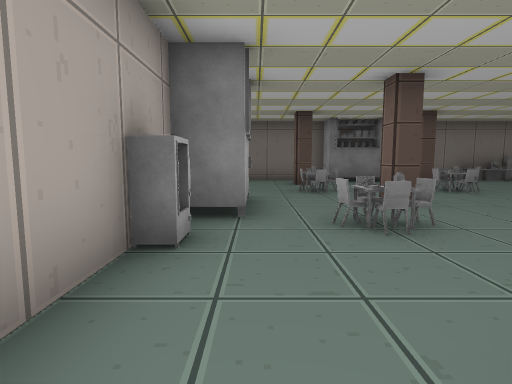
view 1 (above)

24 first-person views from a walk through a 3-D level made in the Unity game engine. The camera is 1.5 m above the floor, tilts 6° down and sees 80° across. The floor is counted in squares, 2 m on a side. Each view is taken from the middle of a square. On the plan, view 1 faces up. The plan holds only what a view shows up to about 10 squares ahead; the rest is blank. The player is left out. Some animated figures are not drawn. Door leaves are left out, so doorways stand open.

view 2
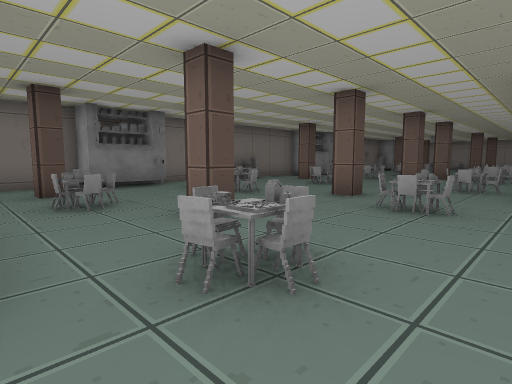

view 3
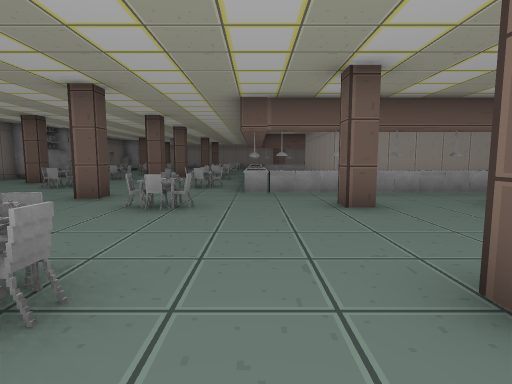

view 4
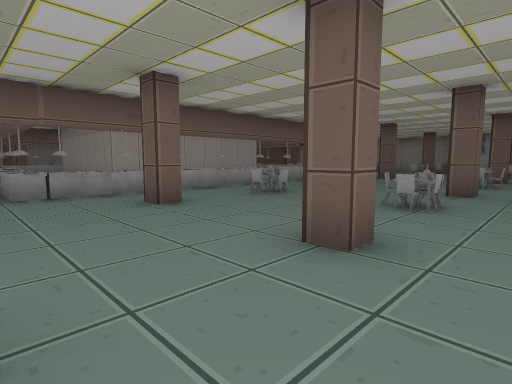

view 5
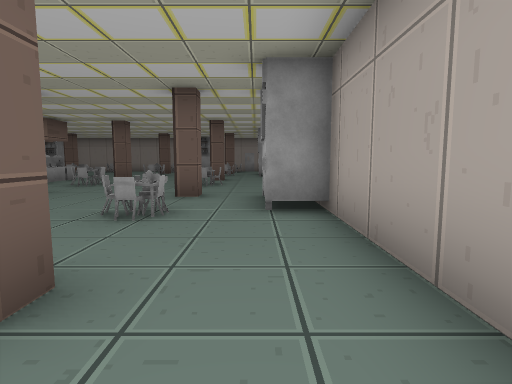

view 6
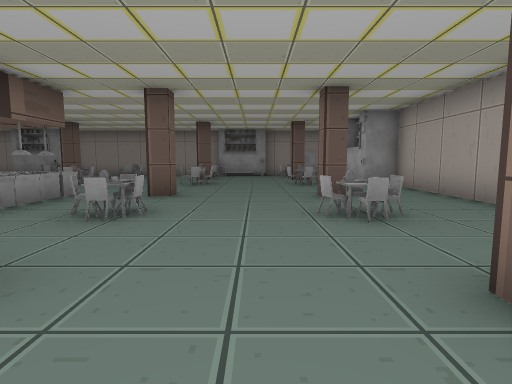

view 7
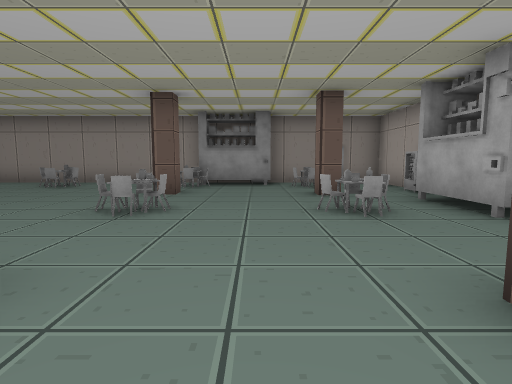

view 8
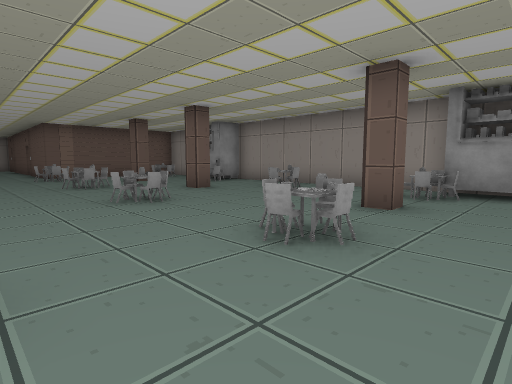

view 9
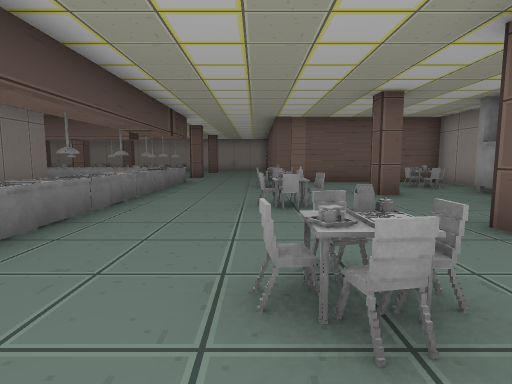

view 10
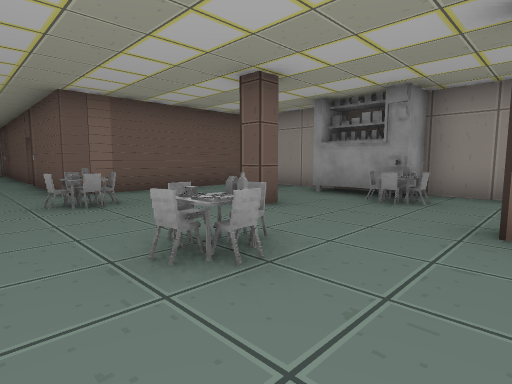

view 11
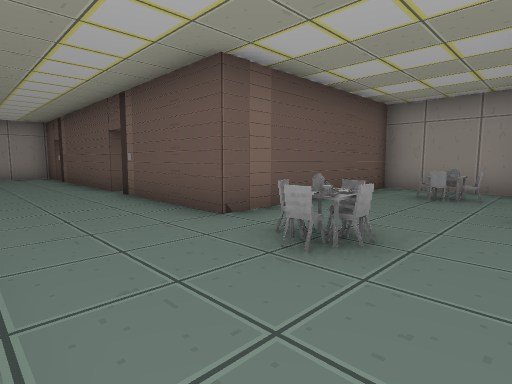

view 12
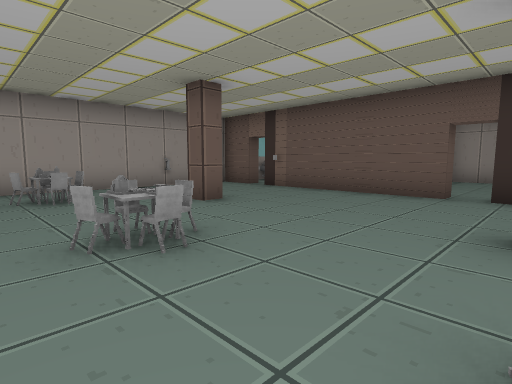

view 13
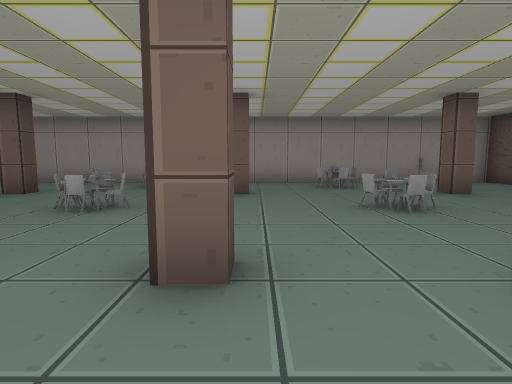

view 14
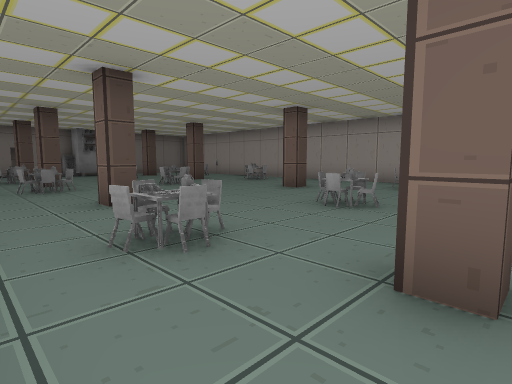

view 15
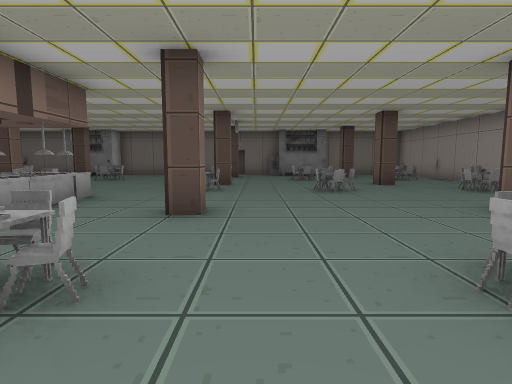

view 16
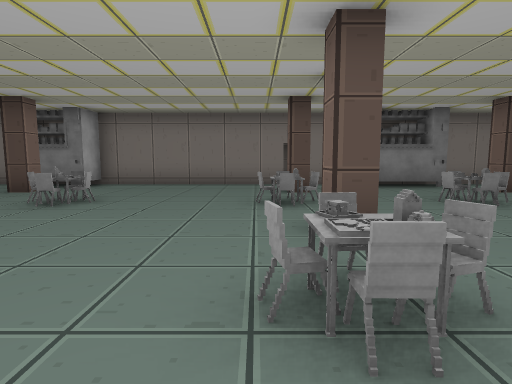

view 17
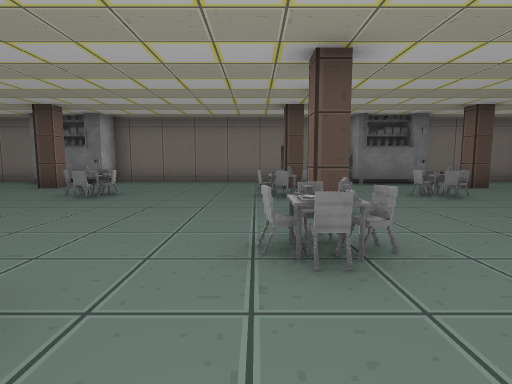

view 18
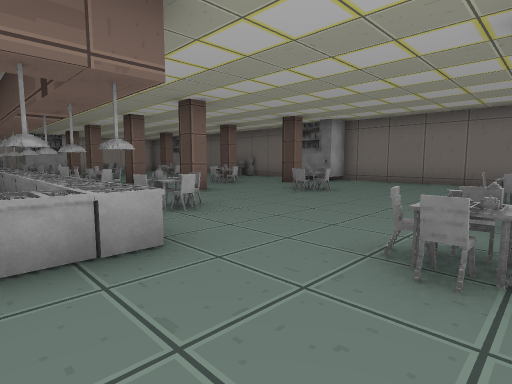

view 19
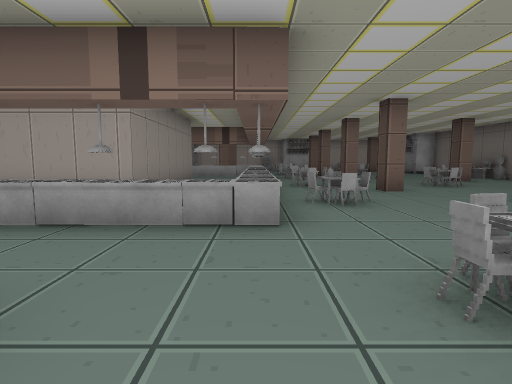

view 20
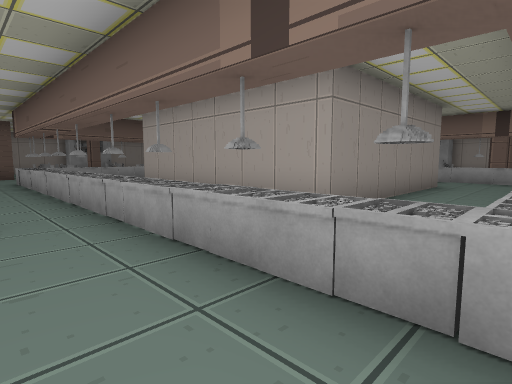

view 21
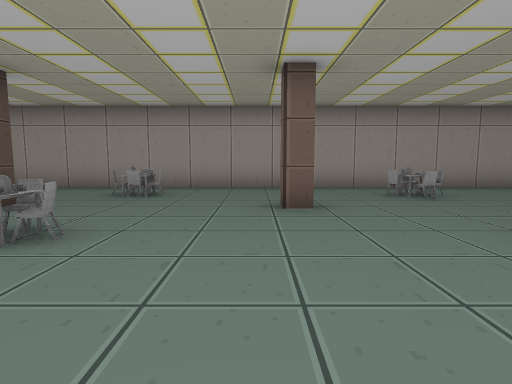

view 22
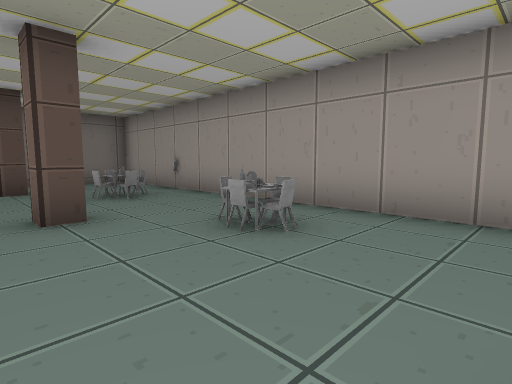

view 23
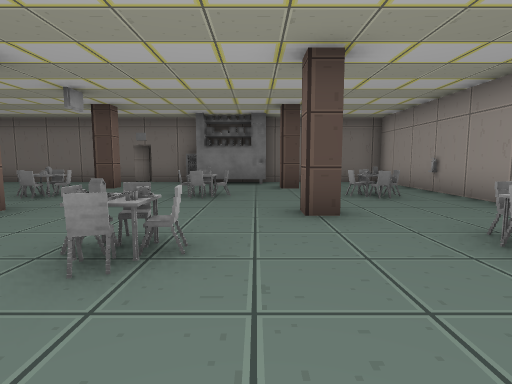

view 24
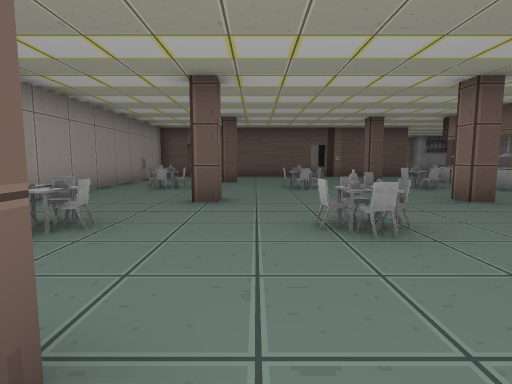

### Floor plan
Points are (right, up) in squares from view 1. A wall is a line through its corners. A room is listed if a view was taken in it or the views show most of it. See-through windows are left out.
Room 1 (views 1, 2, 3, 4, 5, 6, 7, 8, 9, 10, 11, 12, 13, 14, 15, 16, 17, 18, 19, 20, 21, 22, 23, 24)
walls: (19.8, -4.2) (20.2, -4.2) (20.2, -4.8) (19.8, -4.8) (19.8, -4.2); (20.2, 0.6) (20.2, 0.1) (19.8, 0.1) (19.8, 0.6); (9.5, -5.2) (9.5, -0.4) (15, -0.4) (15, -6.5) (13.5, -6.5); (13.7, 5.6) (13.7, 5.1) (13.2, 5.1); (24.7, -4.9) (24.7, -4.2) (25.2, -4.2); (25.2, 0.1) (24.7, 0.1) (24.7, 0.7) (25.1, 0.7); (10.4, 5.6) (10.4, 5.1) (9.9, 5.1) (9.9, 5.6); (4.8, 0) (4.8, 0.7) (5.2, 0.7); (25.2, 5.1) (24.7, 5.1) (24.7, 5.6); (24.7, -9.8) (24.7, -9.3) (25.2, -9.3); (13.7, 9.5) (13.7, 9) (13.2, 9); (6.4, 5.1) (5.9, 5.1) (5.9, 5.6); (21.5, -12.7) (25.4, -12.7); (9.9, 9) (9.9, 9.5); (13.5, -15.1) (13.5, -14.6) (14.1, -14.6); (4.8, -9.8) (4.8, -9.3) (5.2, -9.3); (19.9, 11.5) (14.5, 11.5); (25.2, 9) (24.7, 9) (24.7, 9.5); (21.1, 11.5) (20.6, 11.5); (9.9, -15.1) (9.9, -14.6) (10.4, -14.6); (28.2, -10.2) (28.2, 11.1); (2.9, 5.1) (2.3, 5.1) (2.3, 5.8); (1.2, 0.2) (1.2, 0.7) (1.8, 0.7); (1.2, -4.8) (1.2, -4.2) (1.8, -4.2); (27, -12.7) (28.1, -12.7); (5.2, 9) (4.8, 9); (1.7, -9) (1.7, -9.6); (14.6, -18.1) (17.3, -18.1) (17.3, -12.6) (20.9, -12.7); (1.1, -9.3) (1.8, -9.3); (10.6, -18.1) (11.5, -18.1); (4.8, -15.1) (4.8, -14.6) (5.2, -14.6); (-1.1, 2.5) (-1.1, -2.8); (27.9, 11.5) (24.9, 11.5); (-1.1, -8.1) (-1.1, -11.9); (1.7, -14.4) (1.7, -15); (2.5, 11.5) (0.8, 11.5); (1.1, -14.6) (1.8, -14.6); (4.9, -18.1) (9.1, -18.1); (-1.1, -16.3) (-1.1, -18)
ways out: open door at (20, 11); open door at (21, -12.5); open door at (26, -12)
objects: other object (-2, -4) to (0, -3); other object (-1, -13) to (0, -12); other object (-1, 3); other object (-1, 5) to (0, 6); other object (0, -17); other object (1, -17); other object (1, -16); chair (1, -13); other object (1, -12); chair (1, -8); table (1, -7); chair (1, -2); chair (1, 3) to (1, 4); chair (1, 7); chair (1, 8); other object (2, -16); chair (2, -13); table (2, -12); chair (2, -11); chair (2, -8); chair (2, -7); chair (2, -3); chair (2, -2); other object (2, -1); chair (2, 2); table (2, 3); chair (2, 4); chair (2, 6); table (2, 7); other object (3, -19) to (4, -17); other object (3, -18); other object (3, -2); other object (3, 11) to (5, 12); other object (4, -17); chair (4, -13); other object (4, -7); chair (4, -2); other object (5, -18); chair (5, -16); chair (5, -13); chair (5, -12); table (5, -11); chair (5, -8); other object (5, -6); other object (5, -3); other object (5, -2); other object (5, -1); table (5, 3); chair (5, 4); other object (5, 7); table (6, -17); table (6, -7); other object (6, -4); chair (6, -2); other object (7, -9) to (7, -8); other object (7, -3); other object (7, -2); other object (7, -1); other object (7, 0); other object (7, 1); other object (7, 2); other object (8, -18); other object (8, -17); table (8, -13); chair (8, -12); other object (8, -9); other object (8, 2); other object (8, 3); chair (8, 4); chair (8, 7); other object (8, 8); other object (9, -18); other object (9, -17); chair (9, -16); chair (9, -14); other object (9, -13); chair (9, -12); other object (9, 2); other object (9, 3); other object (9, 4); other object (9, 7); other object (9, 8); other object (10, -17); other object (10, -9); other object (10, 2); other object (10, 3); other object (11, -17); other object (11, -9); other object (11, 2); other object (12, -18); chair (12, -16); chair (12, -13); chair (12, -12); table (12, -11); other object (12, -9); other object (12, 2); other object (12, 3); other object (12, 4); other object (12, 7); other object (12, 8); other object (12, 11) to (14, 12); other object (13, -18) to (14, -17); table (13, -17); chair (13, -16); chair (13, -13); other object (13, -9); other object (13, 2); other object (13, 4); other object (13, 7); other object (14, -9); other object (14, 2); table (15, -17); chair (15, -16); chair (15, -13); other object (15, -12); other object (15, -10); other object (15, -9); lamp (15, 2); other object (15, 3); chair (15, 7); chair (16, -16); chair (16, -14); other object (16, -13); table (16, -12); chair (16, -11); other object (16, -9); lamp (16, 2); chair (16, 3); chair (16, 4); chair (16, 6); table (16, 7); chair (16, 8); chair (17, -13); other object (17, -12); other object (17, -9) to (17, -8); other object (17, -7); other object (17, -6); other object (17, -5); other object (17, -4); other object (17, -3); other object (17, -2); other object (17, -1); other object (17, 0); other object (17, 1); other object (17, 2); table (17, 3); chair (17, 7); other object (18, -4); other object (18, -2); other object (19, -8); other object (19, -7); chair (19, -4); other object (19, -3); chair (19, -2); other object (19, -1); chair (19, 3); chair (19, 7); other object (20, -8); other object (20, -7); chair (20, -3); table (20, -2); table (20, 2); chair (20, 3); chair (20, 4); other object (20, 6); chair (20, 7); table (20, 8); other object (21, 8); chair (22, -7); chair (22, 7); other object (22, 11); chair (23, -8); chair (23, -7); table (23, -6); chair (23, -3); chair (23, -2); other object (23, -1); other object (23, 2); chair (23, 3); chair (23, 4); other object (23, 5); chair (23, 7); table (23, 8); other object (23, 11) to (24, 11); chair (24, -7); table (26, -8); chair (26, -7); chair (26, -3); chair (26, -2); other object (26, 6); chair (26, 7); other object (26, 8); other object (27, -8); other object (27, -7); chair (27, -6); table (27, -2); chair (27, 3); chair (27, 4); table (27, 5); other object (27, 6); chair (27, 7); other object (27, 8); other object (28, -12); chair (28, -7); other object (28, 7)

Where each view was taken, in squares from view 1:
view 1: 0 up, 0 right, facing up
view 2: 2 up, 0 right, facing up-right
view 3: 2 up, 0 right, facing right
view 4: 3 up, 0 right, facing down-right
view 5: 2 up, 0 right, facing down
view 6: 3 down, 3 right, facing down
view 7: 8 down, 3 right, facing down
view 8: 10 down, 3 right, facing down-right
view 9: 12 down, 7 right, facing right
view 10: 11 down, 10 right, facing down-right
view 11: 10 down, 14 right, facing down-right
view 12: 6 down, 20 right, facing down-right
view 13: 5 down, 18 right, facing right
view 14: 5 down, 18 right, facing up-right
view 15: 4 down, 21 right, facing up
view 16: 2 up, 19 right, facing up
view 17: 1 up, 19 right, facing up
view 18: 1 up, 20 right, facing up-left
view 19: 2 up, 21 right, facing left
view 20: 2 up, 19 right, facing down-left
view 21: 1 up, 20 right, facing right
view 22: 1 up, 24 right, facing up-right
view 23: 1 up, 24 right, facing up
view 24: 1 up, 24 right, facing down
